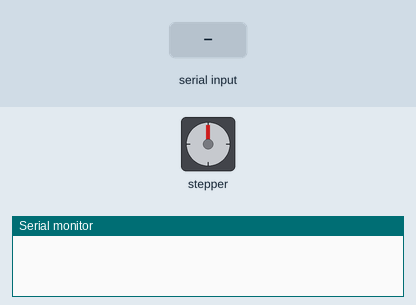
This sketch was run on a simulated Arduino Uno, built with avr-gcc and run on an emulated ATmega328P. Parts: stepper motor, the last lines printed to the serial monitor. Wiring (inferred from the names in the program): stepper motor driver (200 steps per turn assumed): step pin 2; direction pin 5. Inputs (shaded band) come from the test bench.

Above: at 1.2 s.
1.3 s: "90,45\n" received over Serial
At 2.0 s:
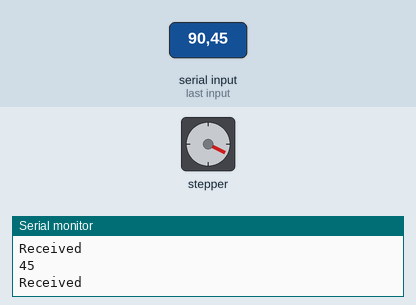
2.9 s: "30,150\n" received over Serial
At 3.6 s:
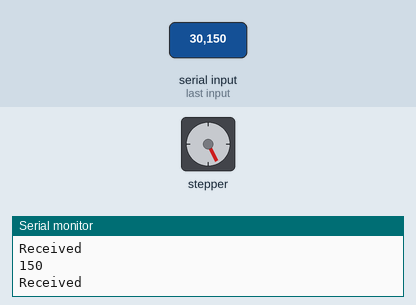
4.5 s: "90\n" received over Serial
At 5.2 s:
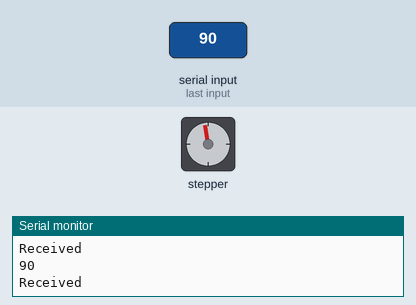
6.0 s: "30,150\n" received over Serial
At 7.2 s:
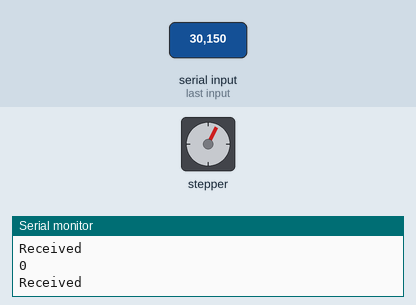
7.6 s: "90,45\n" received over Serial
At 8.9 s:
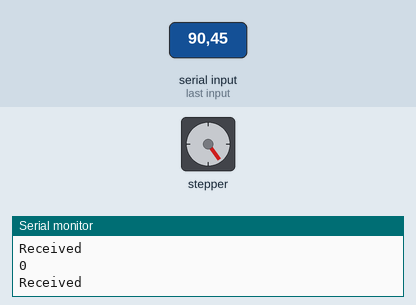
9.2 s: "5\n" received over Serial
At 10.4 s:
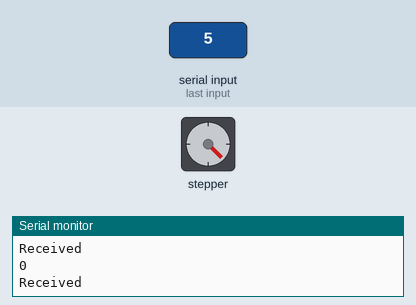
Timing chart, 0 to 11.7 s (numbered marks = the images above; inputs shaded):
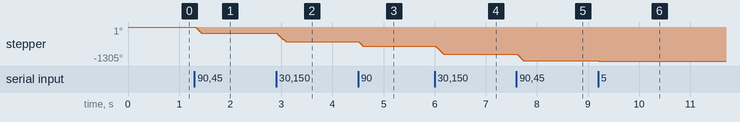

Measured:
- after the input at 1.3 s, stepper: turns 243° counter-clockwise in 0.14 s, starting at once
- after the input at 2.9 s, stepper: turns 324° counter-clockwise in 0.18 s, starting at once
- after the input at 4.5 s, stepper: turns 162° counter-clockwise, starting at once
- after the input at 6.0 s, stepper: turns 324° counter-clockwise in 0.18 s, starting at once
- after the input at 7.6 s, stepper: turns 243° counter-clockwise in 0.14 s, starting at once

The sketch:

TestPython-to-Motor.ino
```cpp
const int stepPinX = 2; //X.STEP
const int dirPinX = 5; // X.DIR

const int motorSpeed = 500;


void setup() {
  // put your setup code here, to run once:
 pinMode(stepPinX,OUTPUT);
 pinMode(dirPinX,OUTPUT);
 Serial.begin(115200);
}

void loop() {
  // put your main code here, to run repeatedly:
 digitalWrite(dirPinX,LOW); // Enables the motor to move in a particular direction
 while (Serial.available()==0){
 }
   int angleRotation=Serial.parseInt();//*(200/360)
//   String angleRotation=Serial.readString();
//   int b=angleRotation.toInt();
//   angleRotation=angleRotation+1;
   Serial.println("Received");
   Serial.println(angleRotation);
   Serial.println("Received");
   // Makes 200 pulses for making one full cycle rotation
   for(int x = 0; x < angleRotation; x++) {
   digitalWrite(stepPinX,HIGH);
   delayMicroseconds(motorSpeed);
   digitalWrite(stepPinX,LOW);
   delayMicroseconds(motorSpeed);
 }
}
```
